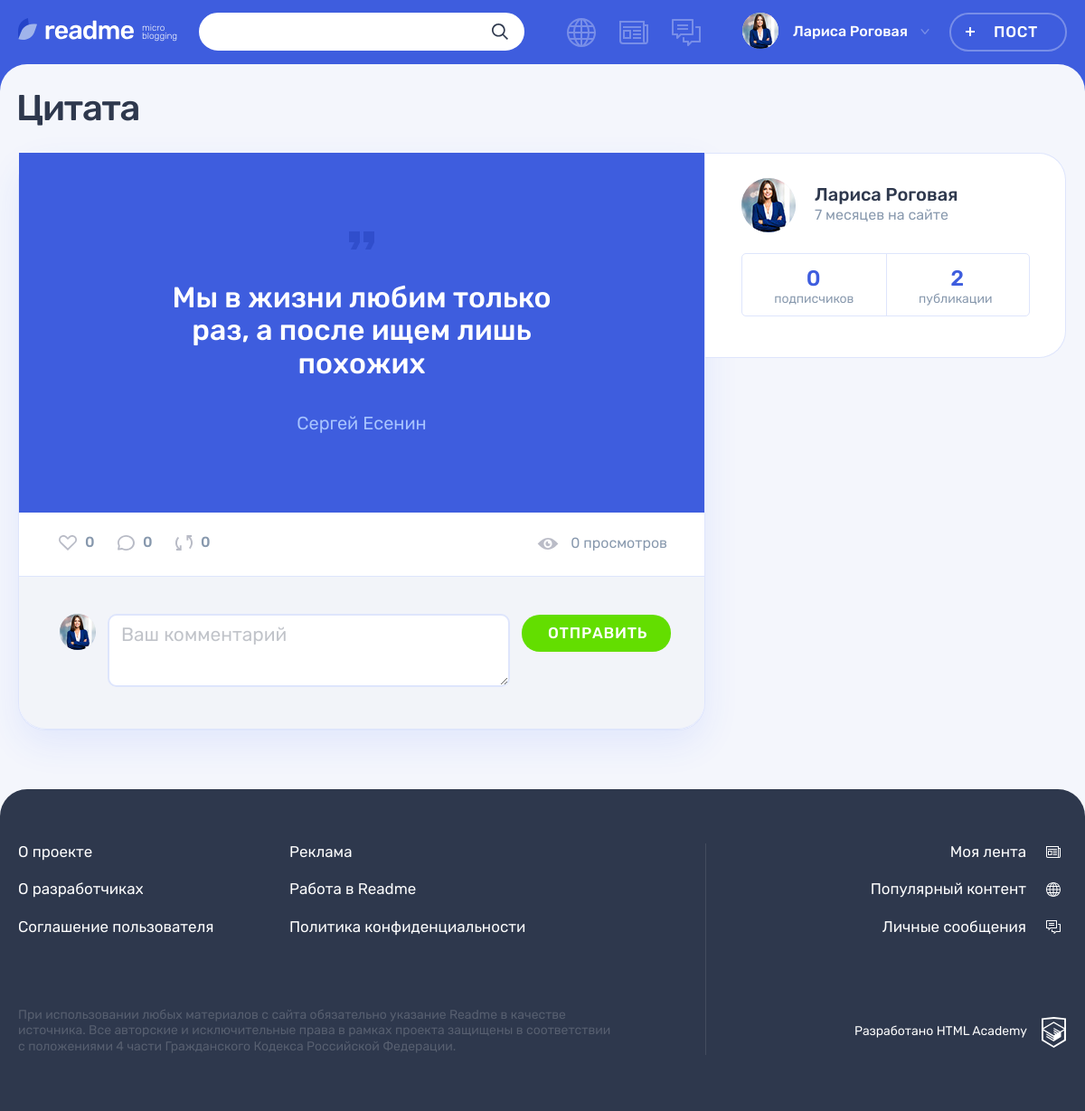
The app's page /post.php?id=1&comments=2 (signed in) with its own data.
### tables this page shows
CREATE TABLE post (
	id INT UNSIGNED AUTO_INCREMENT PRIMARY KEY,
	dt_add TIMESTAMP NOT NULL DEFAULT CURRENT_TIMESTAMP(),
	title VARCHAR(128) NOT NULL,
	text_content TEXT,
	quote_author VARCHAR(128),
	image_path VARCHAR(128),
	video_path VARCHAR(128),
	link VARCHAR(128),
	show_count INT UNSIGNED NOT NULL DEFAULT 0,
	author_id INT UNSIGNED NOT NULL,
	is_repost BOOLEAN NOT NULL DEFAULT 0,
	origin_post_id INT UNSIGNED,
	content_type_id INT UNSIGNED NOT NULL,
	FOREIGN KEY (author_id) REFERENCES user(id),
	FOREIGN KEY (origin_post_id) REFERENCES post(id),
	FOREIGN KEY (content_type_id) REFERENCES content_type(id),
	FULLTEXT INDEX post_ft_search(title, text_content)
);

CREATE TABLE input (
	id INT UNSIGNED AUTO_INCREMENT PRIMARY KEY,
	label VARCHAR(128),
	name VARCHAR(128) NOT NULL,
	placeholder VARCHAR(128),
	required BOOLEAN,
	type_id INT UNSIGNED NOT NULL,
	FOREIGN KEY (type_id) REFERENCES input_type(id)
);

### templates/post.php (the view, shortened to what the rows shown need)
<div class="container">
    <h1 class="page__title page__title--publication"><?= esc($post['title']) ?></h1>
    <section class="post-details">
        <div class="post-details__wrapper post-<?= esc($post['class_name']) ?>">
            <?php $style = in_array($post['class_name'], ['quote', 'photo', 'video']) ? ' border-top: none;' : ''; ?>
            <div style="border-top-right-radius: 0;<?= $style ?>" class="post-details__main-block post post--details">
                <?php $style = $post['class_name'] === 'text' ? 'border-bottom: 1px solid #dee5fc;' : ''; ?>
                <div style="<?= $style ?>" class="post__main">
                    <?php if ($post['class_name'] === 'quote'): ?>
                        <?= include_template('inc/post-quote.php', ['post' => $post]) ?>
                    <?php elseif ($post['class_name'] === 'link'): ?>
                        <?= include_template('inc/post-link.php', ['post' => $post]) ?>
                    <?php elseif ($post['class_name'] === 'photo'): ?>
                        <?= include_template('inc/post-photo.php', ['post' => $post]) ?>
                    <?php elseif ($post['class_name'] === 'video'): ?>
                        <?= include_template('inc/post-video.php', ['post' => $post]) ?>
                    <?php elseif ($post['class_name'] === 'text'): ?>
                        <?= include_template('inc/post-text.php', ['post' => $post]) ?>
                    <?php endif; ?>
                </div>
                <div class="post__indicators">
                    <div class="post__buttons">
                        <?php $classname = $post['is_like'] ? ' post__indicator--likes-active' : ''; ?>
                        <a class="post__indicator post__indicator--likes<?= $classname ?> button" href="/like.php?id=<?= esc($post['id']) ?>" title="Лайк">
                        </a>
                        <a class="post__indicator post__indicator--comments button" href="#form" title="Комментарии">
                        </a>
                        <a class="post__indicator post__indicator--repost button" href="/repost.php?id=<?= esc($post['id']) ?>" title="Репост">
                        </a>
                    </div>
                    <span class="post__view"><?= $post['show_count'] . get_noun_plural_form($post['show_count'], ' просмотр', ' просмотра', ' просмотров') ?></span>
                </div>
                <div class="comments">
                    <?php if (isset($inputs['comment'])): ?>
                        <?php $style = empty($post['comments']) ? 'border-bottom-left-radius: 30px; border-bottom-right-radius: 30px;' : ''; ?>
                        <form style="<?= $style ?>" class="comments__form form" id="form" action="/post.php?id=<?= esc($post['id']) ?>" method="post">
                            <div class="comments__my-avatar">
                                <?php if (!empty($_SESSION['user']['avatar_path'])): ?>
                                    <img style="width: 40px; height: 40px; object-fit: cover;"
                                        class="comments__picture" src="uploads/<?= esc($_SESSION['user']['avatar_path']) ?>" width="40" height="40" alt="Аватар пользователя">
                                <?php endif; ?>
                            </div>
                            <?php $input = $inputs['comment'] ?>
                            <?php $classname = isset($errors[$input['name']][0]) ? ' form__input-section--error' : ''; ?>
                            <div class="form__input-section<?= $classname ?>">
                                <textarea class="comments__textarea form__textarea form__input" name="<?= esc($input['name']) ?>" placeholder="<?= esc($input['placeholder']) ?>"><?= esc(get_post_value($input['name'])) ?></textarea>
                            </div>
                            <button class="comments__submit button button--green" type="submit">Отправить</button>
                        </form>
                    <?php endif; ?>
                </div>
            </div>
        </div>
    </section>
</div>

### templates/inc/post-quote.php
<blockquote>
    <p><?= nl2br(esc($post['text_content']), false) ?></p>
    <cite><?= esc($post['quote_author']) ?></cite>
</blockquote>

### records on screen
post: title "Цитата", text_content "Мы в жизни любим только раз, а после ищем лишь похожих", quote_author "Сергей Есенин", show_count "0"
input: comment "Ваш комментарий"

### other values on screen
$_SESSION['user']['login'] "Лариса Роговая"
$post['like_count'] "0"
$post['comment_count'] "0"
$post['repost_count'] "0"
$post['author']['login'] "Лариса Роговая"
get_relative_time($post['author']['dt_add']) "7 месяцев"
$post['author']['subscriber_count'] "0"
$subscribers "подписчиков"
$post['author']['publication_count'] "2"
$publications "публикации"
